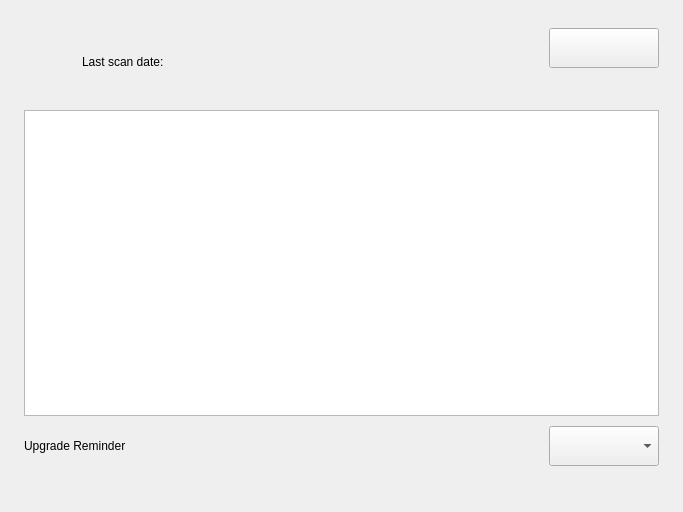
<?xml version="1.0" encoding="UTF-8"?>
<ui version="4.0">
 <class>UpgradePage</class>
 <widget class="QWidget" name="UpgradePage">
  <property name="geometry">
   <rect>
    <x>0</x>
    <y>0</y>
    <width>683</width>
    <height>512</height>
   </rect>
  </property>
  <property name="windowTitle">
   <string>Form</string>
  </property>
  <layout class="QVBoxLayout" name="verticalLayout_4" stretch="0,100,0,2">
   <property name="spacing">
    <number>10</number>
   </property>
   <property name="leftMargin">
    <number>24</number>
   </property>
   <property name="topMargin">
    <number>24</number>
   </property>
   <property name="rightMargin">
    <number>24</number>
   </property>
   <property name="bottomMargin">
    <number>40</number>
   </property>
   <item alignment="Qt::AlignTop">
    <widget class="QWidget" name="widget_status" native="true">
     <layout class="QVBoxLayout" name="verticalLayout_7">
      <property name="spacing">
       <number>0</number>
      </property>
      <property name="leftMargin">
       <number>0</number>
      </property>
      <property name="topMargin">
       <number>0</number>
      </property>
      <property name="rightMargin">
       <number>0</number>
      </property>
      <property name="bottomMargin">
       <number>0</number>
      </property>
      <item>
       <layout class="QHBoxLayout" name="layout_status">
        <property name="spacing">
         <number>10</number>
        </property>
        <item>
         <widget class="QLabel" name="label_icon">
          <property name="minimumSize">
           <size>
            <width>48</width>
            <height>48</height>
           </size>
          </property>
          <property name="maximumSize">
           <size>
            <width>48</width>
            <height>48</height>
           </size>
          </property>
          <property name="text">
           <string/>
          </property>
         </widget>
        </item>
        <item>
         <layout class="QVBoxLayout" name="verticalLayout">
          <property name="spacing">
           <number>10</number>
          </property>
          <item>
           <widget class="QLabel" name="label_status">
            <property name="text">
             <string/>
            </property>
           </widget>
          </item>
          <item>
           <layout class="QHBoxLayout" name="horizontalLayout">
            <item>
             <widget class="QLabel" name="label">
              <property name="text">
               <string>Last scan date:</string>
              </property>
             </widget>
            </item>
            <item>
             <widget class="QLabel" name="label_time">
              <property name="text">
               <string/>
              </property>
             </widget>
            </item>
            <item>
             <spacer name="horizontalSpacer_2">
              <property name="orientation">
               <enum>Qt::Horizontal</enum>
              </property>
              <property name="sizeHint" stdset="0">
               <size>
                <width>40</width>
                <height>20</height>
               </size>
              </property>
             </spacer>
            </item>
           </layout>
          </item>
         </layout>
        </item>
        <item>
         <widget class="QPushButton" name="btn_action">
          <property name="minimumSize">
           <size>
            <width>110</width>
            <height>40</height>
           </size>
          </property>
          <property name="maximumSize">
           <size>
            <width>110</width>
            <height>40</height>
           </size>
          </property>
          <property name="text">
           <string/>
          </property>
         </widget>
        </item>
       </layout>
      </item>
      <item>
       <widget class="QLabel" name="label_error">
        <property name="sizePolicy">
         <sizepolicy hsizetype="Preferred" vsizetype="Minimum">
          <horstretch>0</horstretch>
          <verstretch>0</verstretch>
         </sizepolicy>
        </property>
        <property name="maximumSize">
         <size>
          <width>16777215</width>
          <height>20</height>
         </size>
        </property>
        <property name="text">
         <string/>
        </property>
       </widget>
      </item>
     </layout>
    </widget>
   </item>
   <item>
    <widget class="QWidget" name="widget_upgrade" native="true">
     <layout class="QVBoxLayout" name="layout_upgrade">
      <property name="spacing">
       <number>0</number>
      </property>
      <property name="leftMargin">
       <number>0</number>
      </property>
      <property name="topMargin">
       <number>0</number>
      </property>
      <property name="rightMargin">
       <number>0</number>
      </property>
      <property name="bottomMargin">
       <number>0</number>
      </property>
      <item>
       <widget class="QStackedWidget" name="stackedWidget">
        <property name="currentIndex">
         <number>1</number>
        </property>
        <widget class="QWidget" name="page_table">
         <layout class="QVBoxLayout" name="verticalLayout_5">
          <property name="spacing">
           <number>0</number>
          </property>
          <property name="leftMargin">
           <number>0</number>
          </property>
          <property name="topMargin">
           <number>0</number>
          </property>
          <property name="rightMargin">
           <number>0</number>
          </property>
          <property name="bottomMargin">
           <number>0</number>
          </property>
          <item>
           <widget class="QLabel" name="label_pkg_num">
            <property name="sizePolicy">
             <sizepolicy hsizetype="Minimum" vsizetype="Minimum">
              <horstretch>0</horstretch>
              <verstretch>0</verstretch>
             </sizepolicy>
            </property>
            <property name="text">
             <string/>
            </property>
           </widget>
          </item>
          <item>
           <widget class="PackageTable" name="table_pkgs"/>
          </item>
         </layout>
        </widget>
        <widget class="QWidget" name="page_install_log">
         <layout class="QVBoxLayout" name="verticalLayout_6">
          <property name="spacing">
           <number>0</number>
          </property>
          <property name="leftMargin">
           <number>0</number>
          </property>
          <property name="topMargin">
           <number>0</number>
          </property>
          <property name="rightMargin">
           <number>0</number>
          </property>
          <property name="bottomMargin">
           <number>0</number>
          </property>
          <item>
           <widget class="QLabel" name="label_install_process">
            <property name="text">
             <string/>
            </property>
           </widget>
          </item>
          <item>
           <widget class="CustomTextBrowser" name="text_install_log"/>
          </item>
         </layout>
        </widget>
       </widget>
      </item>
     </layout>
    </widget>
   </item>
   <item alignment="Qt::AlignTop">
    <widget class="QWidget" name="widget_setting" native="true">
     <layout class="QVBoxLayout" name="layout_setting">
      <property name="spacing">
       <number>10</number>
      </property>
      <property name="leftMargin">
       <number>0</number>
      </property>
      <property name="topMargin">
       <number>0</number>
      </property>
      <property name="rightMargin">
       <number>0</number>
      </property>
      <property name="bottomMargin">
       <number>0</number>
      </property>
      <item>
       <layout class="QHBoxLayout" name="horizontalLayout_2">
        <property name="spacing">
         <number>10</number>
        </property>
        <item>
         <widget class="QLabel" name="label_3">
          <property name="text">
           <string>Upgrade Reminder</string>
          </property>
         </widget>
        </item>
        <item>
         <spacer name="horizontalSpacer">
          <property name="orientation">
           <enum>Qt::Horizontal</enum>
          </property>
          <property name="sizeHint" stdset="0">
           <size>
            <width>40</width>
            <height>20</height>
           </size>
          </property>
         </spacer>
        </item>
        <item>
         <widget class="QComboBox" name="cb_reminder">
          <property name="minimumSize">
           <size>
            <width>110</width>
            <height>40</height>
           </size>
          </property>
          <property name="maximumSize">
           <size>
            <width>110</width>
            <height>40</height>
           </size>
          </property>
         </widget>
        </item>
       </layout>
      </item>
     </layout>
    </widget>
   </item>
   <item>
    <spacer name="verticalSpacer">
     <property name="orientation">
      <enum>Qt::Vertical</enum>
     </property>
     <property name="sizeHint" stdset="0">
      <size>
       <width>20</width>
       <height>10</height>
      </size>
     </property>
    </spacer>
   </item>
  </layout>
 </widget>
 <customwidgets>
  <customwidget>
   <class>CustomTextBrowser</class>
   <extends>QTextBrowser</extends>
   <header location="global">widgets/custom-text-browser.h</header>
  </customwidget>
  <customwidget>
   <class>PackageTable</class>
   <extends>QTableView</extends>
   <header>widgets/package-table.h</header>
  </customwidget>
 </customwidgets>
 <resources/>
 <connections/>
</ui>
